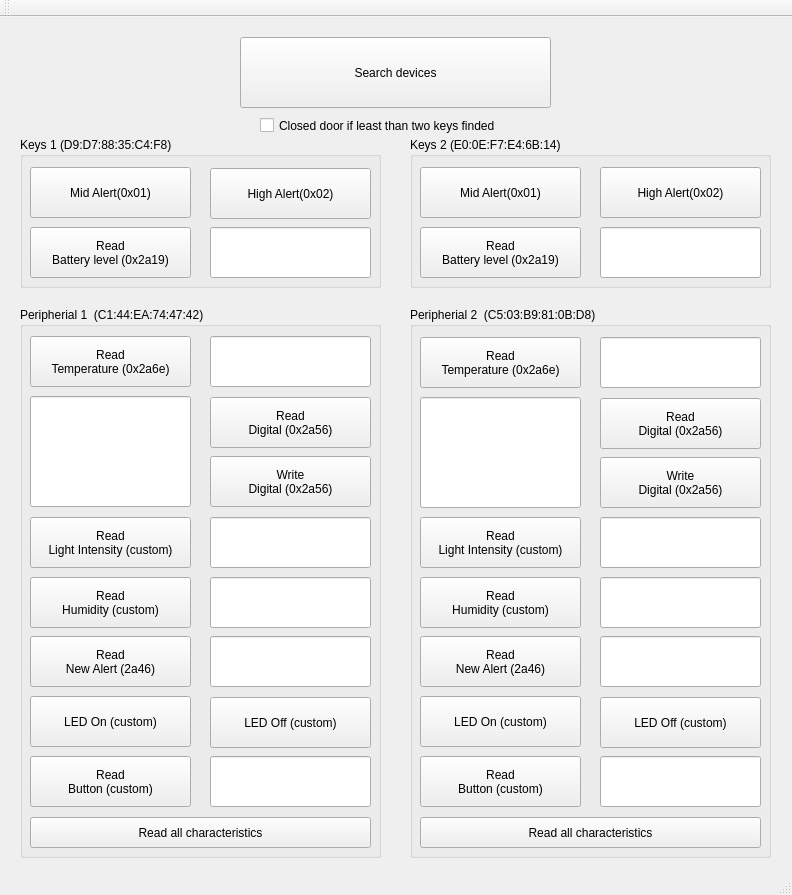
<?xml version="1.0" encoding="UTF-8"?>
<ui version="4.0">
 <class>MainWindow</class>
 <widget class="QMainWindow" name="MainWindow">
  <property name="geometry">
   <rect>
    <x>0</x>
    <y>0</y>
    <width>792</width>
    <height>895</height>
   </rect>
  </property>
  <property name="windowTitle">
   <string>MainWindow</string>
  </property>
  <widget class="QWidget" name="centralWidget">
   <widget class="QPushButton" name="btnSearchDevices">
    <property name="geometry">
     <rect>
      <x>240</x>
      <y>20</y>
      <width>311</width>
      <height>71</height>
     </rect>
    </property>
    <property name="text">
     <string>Search devices</string>
    </property>
   </widget>
   <widget class="QGroupBox" name="grbKeys1">
    <property name="geometry">
     <rect>
      <x>20</x>
      <y>120</y>
      <width>361</width>
      <height>151</height>
     </rect>
    </property>
    <property name="title">
     <string>Keys 1 (D9:D7:88:35:C4:F8)</string>
    </property>
    <widget class="QPushButton" name="btnKeys1_mid">
     <property name="geometry">
      <rect>
       <x>10</x>
       <y>30</y>
       <width>161</width>
       <height>51</height>
      </rect>
     </property>
     <property name="text">
      <string>Mid Alert(0x01)</string>
     </property>
    </widget>
    <widget class="QPushButton" name="btnKeys1_high">
     <property name="geometry">
      <rect>
       <x>190</x>
       <y>31</y>
       <width>161</width>
       <height>51</height>
      </rect>
     </property>
     <property name="text">
      <string>High Alert(0x02)</string>
     </property>
    </widget>
    <widget class="QPushButton" name="btnKeys1_bat">
     <property name="geometry">
      <rect>
       <x>10</x>
       <y>90</y>
       <width>161</width>
       <height>51</height>
      </rect>
     </property>
     <property name="text">
      <string>Read
Battery level (0x2a19)</string>
     </property>
    </widget>
    <widget class="QLineEdit" name="lneKeys1_bat">
     <property name="geometry">
      <rect>
       <x>190</x>
       <y>90</y>
       <width>161</width>
       <height>51</height>
      </rect>
     </property>
     <property name="alignment">
      <set>Qt::AlignCenter</set>
     </property>
     <property name="readOnly">
      <bool>true</bool>
     </property>
    </widget>
   </widget>
   <widget class="QGroupBox" name="grbKeys2">
    <property name="geometry">
     <rect>
      <x>410</x>
      <y>120</y>
      <width>361</width>
      <height>151</height>
     </rect>
    </property>
    <property name="title">
     <string>Keys 2 (E0:0E:F7:E4:6B:14)</string>
    </property>
    <widget class="QPushButton" name="btnKeys2_mid">
     <property name="geometry">
      <rect>
       <x>10</x>
       <y>30</y>
       <width>161</width>
       <height>51</height>
      </rect>
     </property>
     <property name="text">
      <string>Mid Alert(0x01)</string>
     </property>
    </widget>
    <widget class="QPushButton" name="btnKeys2_high">
     <property name="geometry">
      <rect>
       <x>190</x>
       <y>30</y>
       <width>161</width>
       <height>51</height>
      </rect>
     </property>
     <property name="text">
      <string>High Alert(0x02)</string>
     </property>
    </widget>
    <widget class="QPushButton" name="btnKeys2_bat">
     <property name="geometry">
      <rect>
       <x>10</x>
       <y>90</y>
       <width>161</width>
       <height>51</height>
      </rect>
     </property>
     <property name="text">
      <string>Read
Battery level (0x2a19)</string>
     </property>
    </widget>
    <widget class="QLineEdit" name="lneKeys2_bat">
     <property name="geometry">
      <rect>
       <x>190</x>
       <y>90</y>
       <width>161</width>
       <height>51</height>
      </rect>
     </property>
     <property name="alignment">
      <set>Qt::AlignCenter</set>
     </property>
     <property name="readOnly">
      <bool>true</bool>
     </property>
    </widget>
   </widget>
   <widget class="QGroupBox" name="grbPer1">
    <property name="geometry">
     <rect>
      <x>20</x>
      <y>290</y>
      <width>361</width>
      <height>551</height>
     </rect>
    </property>
    <property name="title">
     <string>Peripherial 1  (C1:44:EA:74:47:42)</string>
    </property>
    <widget class="QPushButton" name="btnPer1_temp">
     <property name="geometry">
      <rect>
       <x>10</x>
       <y>29</y>
       <width>161</width>
       <height>51</height>
      </rect>
     </property>
     <property name="text">
      <string>Read
Temperature (0x2a6e)</string>
     </property>
    </widget>
    <widget class="QLineEdit" name="lnePer1_temp">
     <property name="geometry">
      <rect>
       <x>190</x>
       <y>29</y>
       <width>161</width>
       <height>51</height>
      </rect>
     </property>
     <property name="alignment">
      <set>Qt::AlignCenter</set>
     </property>
     <property name="readOnly">
      <bool>true</bool>
     </property>
    </widget>
    <widget class="QLineEdit" name="lnePer1_dig">
     <property name="geometry">
      <rect>
       <x>10</x>
       <y>89</y>
       <width>161</width>
       <height>111</height>
      </rect>
     </property>
     <property name="alignment">
      <set>Qt::AlignCenter</set>
     </property>
    </widget>
    <widget class="QPushButton" name="btnPer1_dig_read">
     <property name="geometry">
      <rect>
       <x>190</x>
       <y>90</y>
       <width>161</width>
       <height>51</height>
      </rect>
     </property>
     <property name="text">
      <string>Read
Digital (0x2a56)</string>
     </property>
    </widget>
    <widget class="QPushButton" name="btnPer1_light">
     <property name="geometry">
      <rect>
       <x>10</x>
       <y>210</y>
       <width>161</width>
       <height>51</height>
      </rect>
     </property>
     <property name="text">
      <string>Read
Light Intensity (custom)</string>
     </property>
    </widget>
    <widget class="QLineEdit" name="lnePer1_light">
     <property name="geometry">
      <rect>
       <x>190</x>
       <y>210</y>
       <width>161</width>
       <height>51</height>
      </rect>
     </property>
     <property name="alignment">
      <set>Qt::AlignCenter</set>
     </property>
     <property name="readOnly">
      <bool>true</bool>
     </property>
    </widget>
    <widget class="QPushButton" name="btnPer1_hum">
     <property name="geometry">
      <rect>
       <x>10</x>
       <y>270</y>
       <width>161</width>
       <height>51</height>
      </rect>
     </property>
     <property name="text">
      <string>Read
Humidity (custom)</string>
     </property>
    </widget>
    <widget class="QLineEdit" name="lnePer1_hum">
     <property name="geometry">
      <rect>
       <x>190</x>
       <y>270</y>
       <width>161</width>
       <height>51</height>
      </rect>
     </property>
     <property name="text">
      <string/>
     </property>
     <property name="alignment">
      <set>Qt::AlignCenter</set>
     </property>
     <property name="readOnly">
      <bool>true</bool>
     </property>
    </widget>
    <widget class="QLineEdit" name="lnePer1_alert">
     <property name="geometry">
      <rect>
       <x>190</x>
       <y>329</y>
       <width>161</width>
       <height>51</height>
      </rect>
     </property>
     <property name="alignment">
      <set>Qt::AlignCenter</set>
     </property>
     <property name="readOnly">
      <bool>true</bool>
     </property>
    </widget>
    <widget class="QPushButton" name="btnPer1_alert">
     <property name="geometry">
      <rect>
       <x>10</x>
       <y>329</y>
       <width>161</width>
       <height>51</height>
      </rect>
     </property>
     <property name="text">
      <string>Read
New Alert (2a46)</string>
     </property>
    </widget>
    <widget class="QPushButton" name="btnPer1_led_on">
     <property name="geometry">
      <rect>
       <x>10</x>
       <y>389</y>
       <width>161</width>
       <height>51</height>
      </rect>
     </property>
     <property name="text">
      <string>LED On (custom)</string>
     </property>
    </widget>
    <widget class="QPushButton" name="btnPer1_led_off">
     <property name="geometry">
      <rect>
       <x>190</x>
       <y>390</y>
       <width>161</width>
       <height>51</height>
      </rect>
     </property>
     <property name="text">
      <string>LED Off (custom)</string>
     </property>
    </widget>
    <widget class="QLineEdit" name="lnePer1_but">
     <property name="geometry">
      <rect>
       <x>190</x>
       <y>449</y>
       <width>161</width>
       <height>51</height>
      </rect>
     </property>
     <property name="alignment">
      <set>Qt::AlignCenter</set>
     </property>
     <property name="readOnly">
      <bool>true</bool>
     </property>
    </widget>
    <widget class="QPushButton" name="btnPer1_but">
     <property name="geometry">
      <rect>
       <x>10</x>
       <y>449</y>
       <width>161</width>
       <height>51</height>
      </rect>
     </property>
     <property name="text">
      <string>Read
Button (custom)</string>
     </property>
    </widget>
    <widget class="QPushButton" name="btnPer1_dig_write">
     <property name="geometry">
      <rect>
       <x>190</x>
       <y>149</y>
       <width>161</width>
       <height>51</height>
      </rect>
     </property>
     <property name="text">
      <string>Write
Digital (0x2a56)</string>
     </property>
    </widget>
    <widget class="QPushButton" name="btnPer1_read_all">
     <property name="geometry">
      <rect>
       <x>10</x>
       <y>510</y>
       <width>341</width>
       <height>31</height>
      </rect>
     </property>
     <property name="text">
      <string>Read all characteristics</string>
     </property>
    </widget>
   </widget>
   <widget class="QGroupBox" name="grbPer2">
    <property name="geometry">
     <rect>
      <x>410</x>
      <y>290</y>
      <width>361</width>
      <height>551</height>
     </rect>
    </property>
    <property name="title">
     <string>Peripherial 2  (C5:03:B9:81:0B:D8)</string>
    </property>
    <widget class="QPushButton" name="btnPer2_temp">
     <property name="geometry">
      <rect>
       <x>10</x>
       <y>30</y>
       <width>161</width>
       <height>51</height>
      </rect>
     </property>
     <property name="text">
      <string>Read
Temperature (0x2a6e)</string>
     </property>
    </widget>
    <widget class="QLineEdit" name="lnePer2_temp">
     <property name="geometry">
      <rect>
       <x>190</x>
       <y>30</y>
       <width>161</width>
       <height>51</height>
      </rect>
     </property>
     <property name="alignment">
      <set>Qt::AlignCenter</set>
     </property>
     <property name="readOnly">
      <bool>true</bool>
     </property>
    </widget>
    <widget class="QLineEdit" name="lnePer2_dig">
     <property name="geometry">
      <rect>
       <x>10</x>
       <y>90</y>
       <width>161</width>
       <height>111</height>
      </rect>
     </property>
     <property name="alignment">
      <set>Qt::AlignCenter</set>
     </property>
    </widget>
    <widget class="QPushButton" name="btnPer2_dig_read">
     <property name="geometry">
      <rect>
       <x>190</x>
       <y>91</y>
       <width>161</width>
       <height>51</height>
      </rect>
     </property>
     <property name="text">
      <string>Read
Digital (0x2a56)</string>
     </property>
    </widget>
    <widget class="QPushButton" name="btnPer2_light">
     <property name="geometry">
      <rect>
       <x>10</x>
       <y>210</y>
       <width>161</width>
       <height>51</height>
      </rect>
     </property>
     <property name="text">
      <string>Read
Light Intensity (custom)</string>
     </property>
    </widget>
    <widget class="QLineEdit" name="lnePer2_light">
     <property name="geometry">
      <rect>
       <x>190</x>
       <y>210</y>
       <width>161</width>
       <height>51</height>
      </rect>
     </property>
     <property name="alignment">
      <set>Qt::AlignCenter</set>
     </property>
     <property name="readOnly">
      <bool>true</bool>
     </property>
    </widget>
    <widget class="QPushButton" name="btnPer2_hum">
     <property name="geometry">
      <rect>
       <x>10</x>
       <y>270</y>
       <width>161</width>
       <height>51</height>
      </rect>
     </property>
     <property name="text">
      <string>Read
Humidity (custom)</string>
     </property>
    </widget>
    <widget class="QLineEdit" name="lnePer2_hum">
     <property name="geometry">
      <rect>
       <x>190</x>
       <y>270</y>
       <width>161</width>
       <height>51</height>
      </rect>
     </property>
     <property name="text">
      <string/>
     </property>
     <property name="alignment">
      <set>Qt::AlignCenter</set>
     </property>
     <property name="readOnly">
      <bool>true</bool>
     </property>
    </widget>
    <widget class="QLineEdit" name="lnePer2_alert">
     <property name="geometry">
      <rect>
       <x>190</x>
       <y>329</y>
       <width>161</width>
       <height>51</height>
      </rect>
     </property>
     <property name="alignment">
      <set>Qt::AlignCenter</set>
     </property>
     <property name="readOnly">
      <bool>true</bool>
     </property>
    </widget>
    <widget class="QPushButton" name="btnPer2_alert">
     <property name="geometry">
      <rect>
       <x>10</x>
       <y>329</y>
       <width>161</width>
       <height>51</height>
      </rect>
     </property>
     <property name="text">
      <string>Read
New Alert (2a46)</string>
     </property>
    </widget>
    <widget class="QPushButton" name="btnPer2_led_on">
     <property name="geometry">
      <rect>
       <x>10</x>
       <y>389</y>
       <width>161</width>
       <height>51</height>
      </rect>
     </property>
     <property name="text">
      <string>LED On (custom)</string>
     </property>
    </widget>
    <widget class="QPushButton" name="btnPer2_led_off">
     <property name="geometry">
      <rect>
       <x>190</x>
       <y>390</y>
       <width>161</width>
       <height>51</height>
      </rect>
     </property>
     <property name="text">
      <string>LED Off (custom)</string>
     </property>
    </widget>
    <widget class="QLineEdit" name="lnePer2_but">
     <property name="geometry">
      <rect>
       <x>190</x>
       <y>449</y>
       <width>161</width>
       <height>51</height>
      </rect>
     </property>
     <property name="alignment">
      <set>Qt::AlignCenter</set>
     </property>
     <property name="readOnly">
      <bool>true</bool>
     </property>
    </widget>
    <widget class="QPushButton" name="btnPer2_but">
     <property name="geometry">
      <rect>
       <x>10</x>
       <y>449</y>
       <width>161</width>
       <height>51</height>
      </rect>
     </property>
     <property name="text">
      <string>Read
Button (custom)</string>
     </property>
    </widget>
    <widget class="QPushButton" name="btnPer2_dig_write">
     <property name="geometry">
      <rect>
       <x>190</x>
       <y>150</y>
       <width>161</width>
       <height>51</height>
      </rect>
     </property>
     <property name="text">
      <string>Write
Digital (0x2a56)</string>
     </property>
    </widget>
    <widget class="QPushButton" name="btnPer2_read_all">
     <property name="geometry">
      <rect>
       <x>10</x>
       <y>510</y>
       <width>341</width>
       <height>31</height>
      </rect>
     </property>
     <property name="text">
      <string>Read all characteristics</string>
     </property>
    </widget>
   </widget>
   <widget class="QCheckBox" name="chbclosing_doors">
    <property name="geometry">
     <rect>
      <x>260</x>
      <y>100</y>
      <width>381</width>
      <height>17</height>
     </rect>
    </property>
    <property name="text">
     <string>Closed door if least than two keys finded</string>
    </property>
   </widget>
  </widget>
  <widget class="QMenuBar" name="menuBar">
   <property name="geometry">
    <rect>
     <x>0</x>
     <y>0</y>
     <width>792</width>
     <height>21</height>
    </rect>
   </property>
  </widget>
  <widget class="QToolBar" name="mainToolBar">
   <attribute name="toolBarArea">
    <enum>TopToolBarArea</enum>
   </attribute>
   <attribute name="toolBarBreak">
    <bool>false</bool>
   </attribute>
  </widget>
  <widget class="QStatusBar" name="statusBar"/>
 </widget>
 <layoutdefault spacing="6" margin="11"/>
 <resources/>
 <connections/>
</ui>
